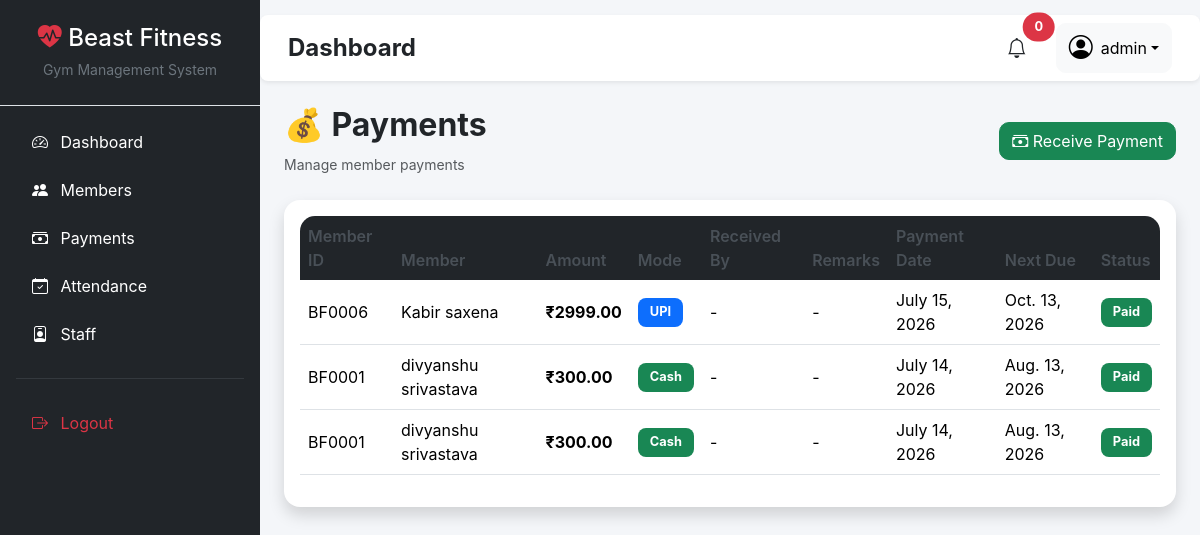
/payments/ (signed in), run on the app's committed database.
### payments/models.py (models this page shows, shortened)
class Payment(models.Model):
    PAYMENT_MODE = [
        ("Cash", "Cash"),
        ("UPI", "UPI"),
        ("Card", "Card"),
    ]
    member = models.ForeignKey(
        Member,
        on_delete=models.CASCADE
    )
    amount = models.DecimalField(
        max_digits=10,
        decimal_places=2
    )
    payment_mode = models.CharField(
        max_length=10,
        choices=PAYMENT_MODE
    )
    received_by = models.ForeignKey(
        Staff,
        on_delete=models.SET_NULL,
        null=True,
        blank=True
    )
    payment_date = models.DateField(
        default=timezone.now
    )
    next_due_date = models.DateField(
        blank=True,
        null=True
    )
    remarks = models.CharField(
        max_length=200,
        blank=True
    )

### members/models.py (models this page shows, shortened)
class Member(models.Model):
    GENDER_CHOICES = [
        ("Male", "Male"),
        ("Female", "Female"),
    ]
    MEMBERSHIP_CHOICES = [
        ("Monthly", "Monthly"),
        ("Quarterly", "Quarterly"),
        ("Half-Yearly", "Half-Yearly"),
        ("Yearly", "Yearly"),
    ]
    member_id = models.CharField(
        max_length=10,
        unique=True,
        blank=True
    )
    full_name = models.CharField(max_length=100)
    phone = models.CharField(max_length=15)
    gender = models.CharField(
        max_length=10,
        choices=GENDER_CHOICES
    )
    age = models.PositiveIntegerField()
    address = models.TextField()
    membership = models.CharField(
        max_length=20,
        choices=MEMBERSHIP_CHOICES
    )
    joining_date = models.DateField(
        auto_now_add=True
    )
    next_due_date = models.DateField(
        null=True,
        blank=True
    )
    fee_status = models.CharField(
        max_length=10,
        default="Paid"
    )
    def __str__(self):
        return f"{self.member_id} - {self.full_name}"

### payments/views.py (the view)
# urls.py: path("", views.payment_list, name="payments"),
@login_required
def payment_list(request):
    if request.method == "POST":
        form = PaymentForm(request.POST)
        if form.is_valid():
            payment = form.save()
            member = payment.member
            member.next_due_date = payment.next_due_date
            member.fee_status = "Paid"
            member.save()
            return redirect("payments")
    else:
        form = PaymentForm()
    payments = Payment.objects.select_related(
        "member"
    ).order_by("-payment_date")
    return render(
        request,
        "payments/list.html",
        {
            "payments": payments,
            "form": form,
        },
    )

### templates/payments/list.html (shortened to what this page needs)
{% extends 'base.html' %}
{% block content %}
<div class="container-fluid">
    <div class="d-flex justify-content-between align-items-center mb-4">
        <div>
            <h2 class="fw-bold">💰 Payments</h2>
            <small class="text-muted">Manage member payments</small>
        </div>
        <button class="btn btn-success"
                data-bs-toggle="modal"
                data-bs-target="#paymentModal">
            <i class="bi bi-cash-stack"></i>
            Receive Payment
        </button>
    </div>
    <div class="card shadow border-0 rounded-4">
        <div class="card-body">
            <div class="table-responsive">
                <table class="table table-hover align-middle">
                    <thead class="table-dark">
                        <tr>
                            <th>Member ID</th>
                            <th>Member</th>
                            <th>Amount</th>
                            <th>Mode</th>
                            <th>Received By</th>
                            <th>Remarks</th>
                            <th>Payment Date</th>
                            <th>Next Due</th>
                            <th>Status</th>
                        </tr>
                    </thead>
                    <tbody>
                    {% for payment in payments %}
                        <tr>
                            <td>{{ payment.member.member_id }}</td>
                            <td>{{ payment.member.full_name }}</td>
                            <td>
                                <strong>₹{{ payment.amount }}</strong>
                            </td>
                            <td>
                                {% if payment.payment_mode == "Cash" %}
                                    <span class="badge bg-success">Cash</span>
                                {% elif payment.payment_mode == "UPI" %}
                                    <span class="badge bg-primary">UPI</span>
                                {% else %}
                                    <span class="badge bg-dark">
                                        {{ payment.payment_mode }}
                                    </span>
                                {% endif %}
                            </td>
                            <td>
                                {% if payment.received_by %}
                                    {{ payment.received_by.full_name }}
                                {% else %}
                                    -
                                {% endif %}
                            </td>
                            <td>
                                {% if payment.remarks %}
                                    {{ payment.remarks }}
                                {% else %}
                                    -
                                {% endif %}
                            </td>
                            <td>{{ payment.payment_date }}</td>
                            <td>{{ payment.next_due_date }}</td>
                            <td>
                                {% if payment.member.fee_status == "Paid" %}
                                    <span class="badge bg-success">Paid</span>
                                {% else %}
                                    <span class="badge bg-danger">Due</span>
                                {% endif %}
                            </td>
                        </tr>
                    {% empty %}
                        <tr>
                            <td colspan="9" class="text-center py-4">
                                No Payments Found
                            </td>
                        </tr>
                    {% endfor %}
                    </tbody>
                </table>
            </div>
        </div>
    </div>
</div>
{% endblock %}

### templates/includes/navbar.html (shortened to what this page needs)
<nav class="navbar navbar-expand-lg bg-white shadow-sm rounded-3 px-3 mb-4">
    <div class="container-fluid">
        <h4 class="mb-0 fw-bold">
            Dashboard
        </h4>
        <div class="ms-auto d-flex align-items-center">
            <button class="btn position-relative me-3">
                <i class="bi bi-bell fs-5"></i>
                <span class="position-absolute top-0 start-100 translate-middle badge rounded-pill bg-danger">
                    0
                </span>
            </button>
            <div class="dropdown">
                <button class="btn btn-light dropdown-toggle d-flex align-items-center"
                        data-bs-toggle="dropdown">
                    <i class="bi bi-person-circle fs-4 me-2"></i>
                    {{ request.user.username }}
                </button>
            </div>
        </div>
    </div>
</nav>

### static/css/style.css (style rules this page uses)
* { margin:0; padding:0; box-sizing:border-box; }
body { background:#f4f6f9; font-family:Inter,Segoe UI,Tahoma,Geneva,Verdana,sans-serif; overflow-x:hidden; }
.navbar { position:sticky; top:15px; z-index:999; border-radius:15px; }
.card { border:none; border-radius:18px; box-shadow:0 8px 20px rgba(0,0,0,.06); }
.card { transition:all .3s ease; }
.btn { border-radius:10px; }
.table { vertical-align:middle; }
.table-responsive { border-radius:15px; }
.table thead th { border-bottom:none; font-weight:600; color:#495057; }
.table tbody tr { transition:.2s ease; }
.badge { padding:8px 12px; border-radius:8px; font-size:.8rem; }

### data on the page
Payment: member.member_id "BF0006", member.full_name "Kabir saxena", amount "2999.00", payment_mode "UPI", payment_date "July 15, 2026", next_due_date "Oct. 13, 2026", shows "Paid"
Payment: member.member_id "BF0001", member.full_name "divyanshu srivastava", amount "300.00", payment_mode "Cash", payment_date "July 14, 2026", next_due_date "Aug. 13, 2026", shows "Paid"
Payment: member.member_id "BF0001", member.full_name "divyanshu srivastava", amount "300.00", payment_mode "Cash", payment_date "July 14, 2026", next_due_date "Aug. 13, 2026", shows "Paid"

### other printed values
{{ request.user.username }} "admin"
